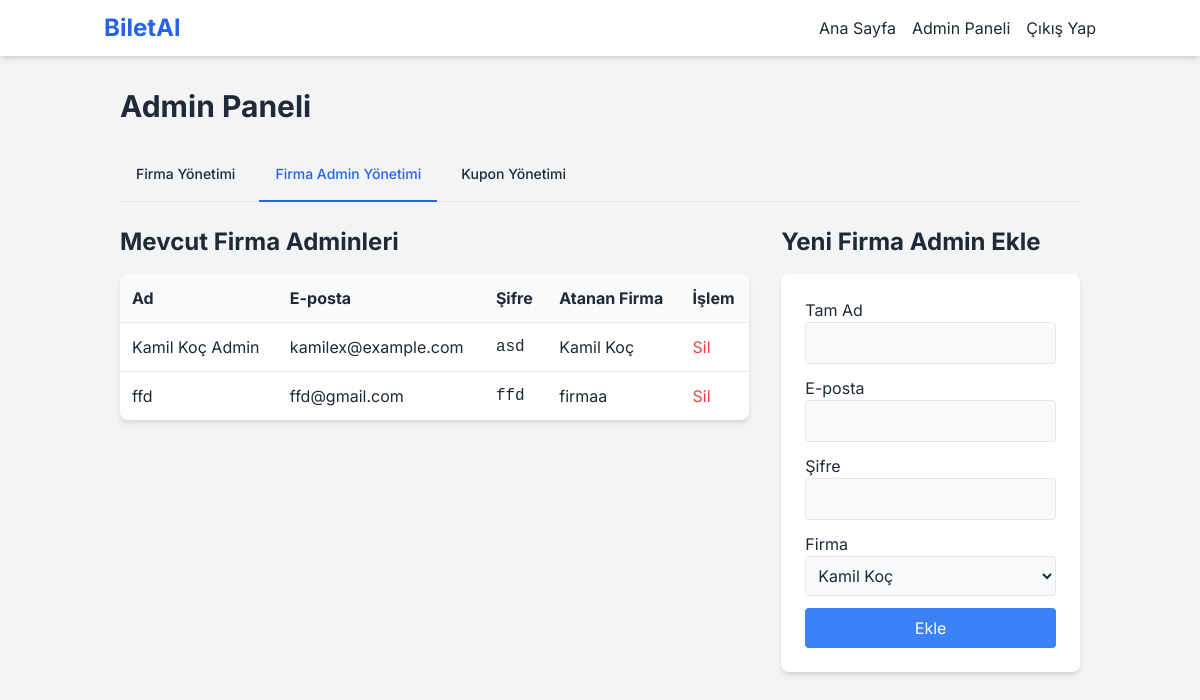
The app's page /admin/index.php?tab=admins (signed in) with its own data.
### tables this page shows
CREATE TABLE users (
                id INTEGER PRIMARY KEY AUTOINCREMENT, fullname TEXT NOT NULL, email TEXT NOT NULL UNIQUE,
                password TEXT NOT NULL, role TEXT NOT NULL DEFAULT 'User', company_id INTEGER,
                balance REAL NOT NULL DEFAULT 0.0, FOREIGN KEY (company_id) REFERENCES companies(id)
            );

CREATE TABLE companies (id INTEGER PRIMARY KEY AUTOINCREMENT, name TEXT NOT NULL UNIQUE, created_at TEXT DEFAULT CURRENT_TIMESTAMP);

### admin/index.php (the view, shortened to what this page needs)
<?php
require_once '../config.php';
$tab = $_GET['tab'] ?? 'companies';
include '../header.php';
?>
 <h1 class="text-3xl font-bold mb-6">Admin Paneli</h1>
 <div class="mb-6 border-b border-gray-200">
    <ul class="flex flex-wrap -mb-px text-sm font-medium text-center">
        <li class="mr-2"><a href="index.php?tab=companies" class="inline-block p-4 border-b-2 rounded-t-lg <?php echo $tab === 'companies' ? 'text-blue-600 border-blue-600' : 'border-transparent hover:text-gray-600 hover:border-gray-300'; ?>">Firma Yönetimi</a></li>
        <li class="mr-2"><a href="index.php?tab=admins" class="inline-block p-4 border-b-2 rounded-t-lg <?php echo $tab === 'admins' ? 'text-blue-600 border-blue-600' : 'border-transparent hover:text-gray-600 hover:border-gray-300'; ?>">Firma Admin Yönetimi</a></li>
        <li class="mr-2"><a href="index.php?tab=coupons" class="inline-block p-4 border-b-2 rounded-t-lg <?php echo $tab === 'coupons' ? 'text-blue-600 border-blue-600' : 'border-transparent hover:text-gray-600 hover:border-gray-300'; ?>">Kupon Yönetimi</a></li>
    </ul>
</div>
<?php if ($tab === 'companies'):
    $companies = $pdo->query("SELECT * FROM companies ORDER BY name")->fetchAll();
?>
<div class="grid grid-cols-1 md:grid-cols-3 gap-8">
    <div class="md:col-span-2">
         <h2 class="text-2xl font-bold mb-4">Mevcut Firmalar</h2>
        <div class="bg-white rounded-lg shadow-md overflow-x-auto"><table class="w-full text-left"><thead class="bg-gray-50"><tr><th class="p-3">ID</th><th class="p-3">Firma Adı</th></tr></thead>
           <tbody>
               <?php foreach($companies as $company): ?>
               <tr class="border-t"><td class="p-3"><?php echo $company['id']; ?></td><td class="p-3"><?php echo htmlspecialchars($company['name']); ?></td>
                                   <input type="hidden" name="admin_id" value="<?php echo $admin['id']; ?>">
</tr>
               <?php endforeach; ?>
           </tbody></table></div>
    </div>
    <div>
         <h2 class="text-2xl font-bold mb-4">Yeni Firma Ekle</h2>
         <div class="bg-white rounded-lg shadow-md p-6">
            <form action="index.php?tab=companies&action=add_company" method="POST">
                <div class="mb-3"><label class="block">Firma Adı</label><input type="text" name="name" required class="w-full p-2 border rounded bg-gray-50"></div>
                <button type="submit" class="w-full bg-blue-500 text-white p-2 rounded hover:bg-blue-600">Ekle</button>
            </form>
         </div>
    </div>
</div>
<?php elseif ($tab === 'admins'):
     $firma_admins = $pdo->query("SELECT u.*, c.name as company_name FROM users u JOIN companies c ON u.company_id = c.id WHERE u.role = 'Firma Admin' ORDER BY u.fullname")->fetchAll();
     $companies = $pdo->query("SELECT * FROM companies ORDER BY name")->fetchAll();
?>
<div class="grid grid-cols-1 md:grid-cols-3 gap-8">
    <div class="md:col-span-2">
         <h2 class="text-2xl font-bold mb-4">Mevcut Firma Adminleri</h2>
         <div class="bg-white rounded-lg shadow-md overflow-x-auto"><table class="w-full text-left"><thead class="bg-gray-50"><tr><th class="p-3">Ad</th><th class="p-3">E-posta</th><th class="p-3">Şifre</th><th class="p-3">Atanan Firma</th><th class="p-3">İşlem</th></tr></thead>
           <tbody>
               <?php foreach($firma_admins as $admin): ?>
               <tr class="border-t"><td class="p-3"><?php echo htmlspecialchars($admin['fullname']); ?></td><td class="p-3"><?php echo htmlspecialchars($admin['email']); ?></td><td class="p-3 font-mono"><?php echo htmlspecialchars($admin['password']); ?></td><td class="p-3"><?php echo htmlspecialchars($admin['company_name']); ?></td>
               <td class="p-3">
                   <form action="index.php?tab=admins&action=delete_firma_admin" method="POST" onsubmit="return confirm('Bu admini silmek istediğinize emin misiniz?');">
                       <button type="submit" class="text-red-500 hover:underline">Sil</button>
                   </form>
               </td></tr>
               <?php endforeach; ?>
           </tbody></table></div>
    </div>
    <div>
         <h2 class="text-2xl font-bold mb-4">Yeni Firma Admin Ekle</h2>
          <div class="bg-white rounded-lg shadow-md p-6">
            <form action="index.php?tab=admins&action=add_firma_admin" method="POST">
                <div class="mb-3"><label class="block">Tam Ad</label><input type="text" name="fullname" required class="w-full p-2 border rounded bg-gray-50"></div>
                <div class="mb-3"><label class="block">E-posta</label><input type="email" name="email" required class="w-full p-2 border rounded bg-gray-50"></div>
                <div class="mb-3"><label class="block">Şifre</label><input type="password" name="password" required class="w-full p-2 border rounded bg-gray-50"></div>
                <div class="mb-3"><label class="block">Firma</label><select name="company_id" required class="w-full p-2 border rounded bg-gray-50"><?php foreach($companies as $company): ?><option value="<?php echo $company['id']; ?>"><?php echo htmlspecialchars($company['name']); ?></option><?php endforeach; ?></select></div>
                <button type="submit" class="w-full bg-blue-500 text-white p-2 rounded hover:bg-blue-600">Ekle</button>
            </form>
         </div>
    </div>
</div>
<?php endif; ?>
<?php
include '../footer.php';
?>

### style.css (style rules this page uses)
body { font-family: 'Inter', sans-serif; }

### records on screen
users: fullname "Kamil Koç Admin", email "kamilex@example.com", password "asd", company.name "Kamil Koç"
users: fullname "ffd", email "ffd@gmail.com", password "ffd", company.name "firmaa"

### other values on screen
form field company_id "Kamil Koç"
